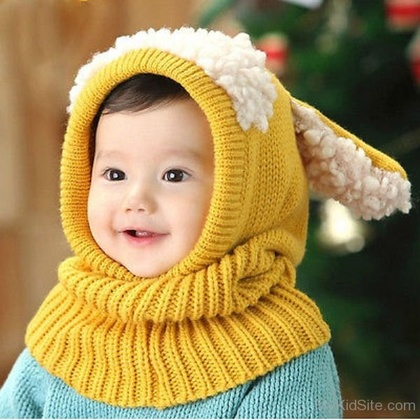
%> input picture Lab Project/child2.jpg, 420 x 420 px, shrunk from 600 x 600 before the run
$ octave equalisation.m   (GNU Octave 9; MATLAB toolbox functions it lacks are replaced by stand-ins)
%> lines starting %> are read from the running program, lines starting %| are printed output that depends on the picture
clear;
clc;

a = imread('child2.jpg');
%> a is the input picture: size 420x420x3 uint8; mean R, G, B 159.6, 137.3, 84

r = size(a,1);
%> r = 420
c = size(a,2);
%> c = 420

ah = uint8(zeros(r,c));
n = r*c;
%> n = 176400

f = zeros(256,1);
pdf = zeros(256,1);
cdf = zeros(256,1);
cum = zeros(256,1);
out = zeros(256,1);

for i=1:r
    for j=1:c
        value = a(i,j);
        f(value+1)=f(value+1)+1;
        pdf(value+1)=f(value+1)/n;
    end
end
%> after the loop, f = 256 values, max 7415 at index 255, min 0 at index 256, mean 689.1; pdf = 256 values, max 0.042 at index 255, min 0 at index 256, mean 0.00391

sum=0;
L = 255;

for i=1:size(f)
    sum = sum+ f(i);
    cum(i)= sum;
    cdf(i)= cum(i)/n;
    out(i)=round(cdf(i)*L);
end
%> this loop made 256 passes
%> sum on passes 1 to 3: 10, 14, 16
%> after the loop, cdf = 256 values from 5.67e-05 to 1; cum = 256 values from 10 to 176400; out = 256 values from 0 to 255; sum = 176400

for i=1:r
    for j=1:c
        ah(i,j)=out(a(i,j)+1);
    end
end
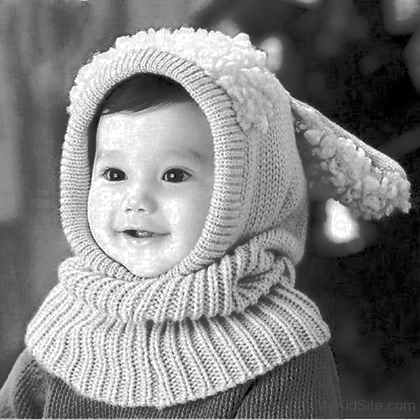
%> ah: size 420x420 uint8; min 0, max 255, mean 128.5


figure(1);
subplot(2,2,1);
imshow(a);
title('Real Image');

subplot(2,2,2);
imhist(a);
title('Histogram');

subplot(2,2,3);
a1 = histeq(a);
imshow(a1);
title('Equalisation');

subplot(2,2,4);
imhist(a1);
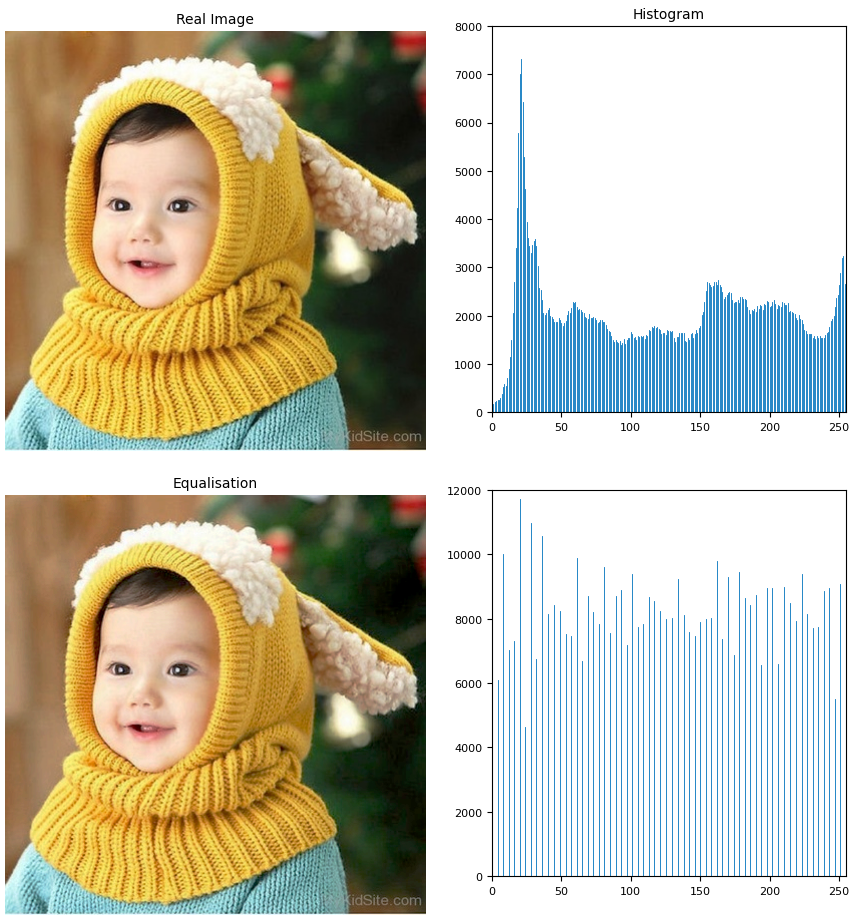
%> figure redrawn from the program's plot data, 4 panels

$ run again, with Lab Project/child1.jpg copied over Lab Project/child2.jpg
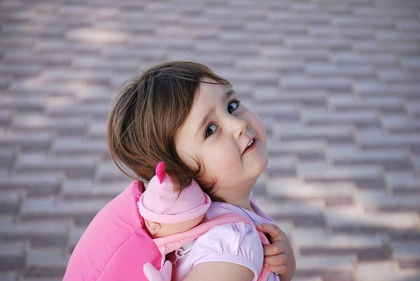
%> input picture Lab Project/child1.jpg, 420 x 281 px, shrunk from 960 x 642 before the run
%> a is the input picture: size 281x420x3 uint8; mean R, G, B 152.7, 137.1, 150.3
%> after the loop `for i=1:r`: f = 256 values, max 1712 at index 150, min 0 at index 4, mean 461; pdf = 256 values, max 0.0145 at index 150, min 0 at index 4, mean 0.00391
%> the loop `for i=1:size(f)` made 256 passes
%> sum on passes 1 to 3: 2, 3, 4
%> after the loop `for i=1:size(f)`: cdf = 256 values from 1.69e-05 to 1; cum = 256 values from 2 to 118020; out = 256 values from 0 to 255; sum = 118020
%> after the loop `for i=1:r`:
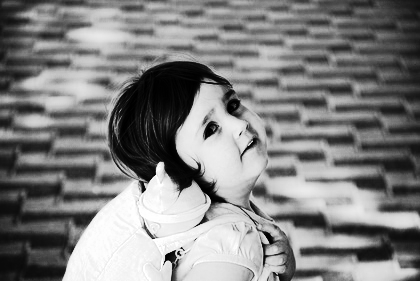
%> ah: size 281x420 uint8; min 0, max 255, mean 128.6
%> `imhist(a1);`:
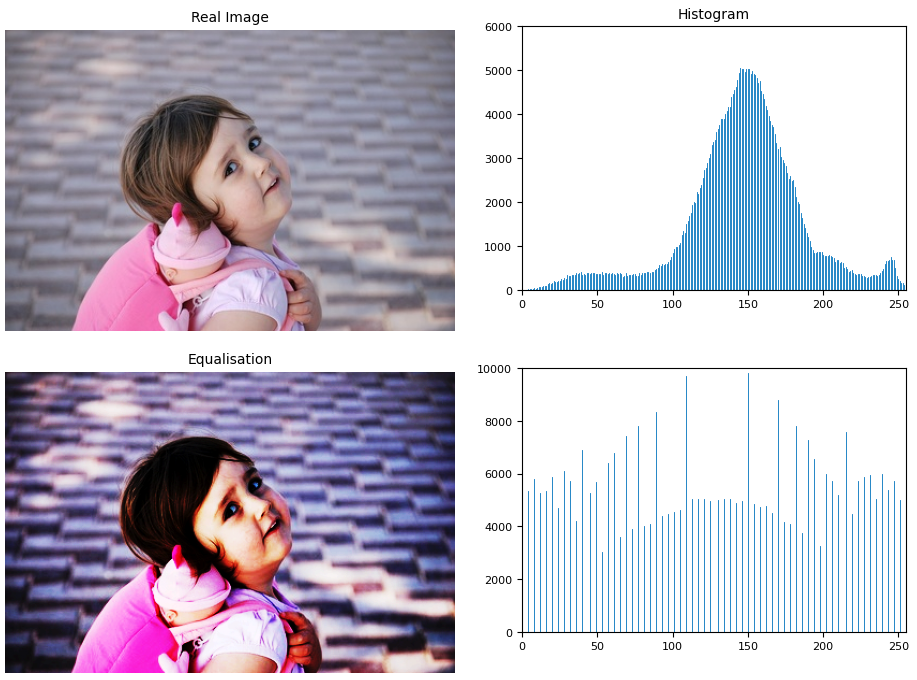
%> figure redrawn from the program's plot data, 4 panels

$ run again, with Lab Project/pic2.jpg copied over Lab Project/child2.jpg
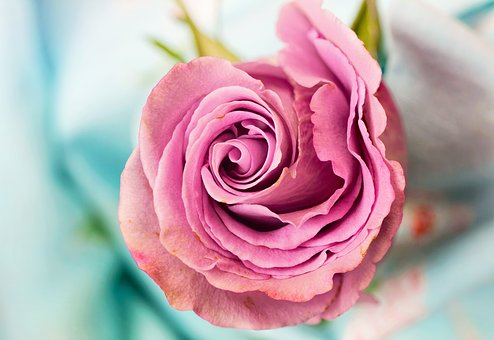
%> input picture Lab Project/pic2.jpg, 494 x 340 px
%> a is the input picture: size 340x494x3 uint8; mean R, G, B 190.2, 163.1, 171.8
%> after the loop `for i=1:r`: f = 256 values, max 6310 at index 255, min 0 at index 256, mean 656.1; pdf = 256 values, max 0.0376 at index 255, min 0 at index 256, mean 0.00391
%> the loop `for i=1:size(f)` made 256 passes
%> sum on passes 1 to 3: 230, 289, 364
%> after the loop `for i=1:size(f)`: cdf = 256 values from 0.00137 to 1; cum = 256 values from 230 to 167960; out = 256 values from 0 to 255; sum = 167960
%> after the loop `for i=1:r`:
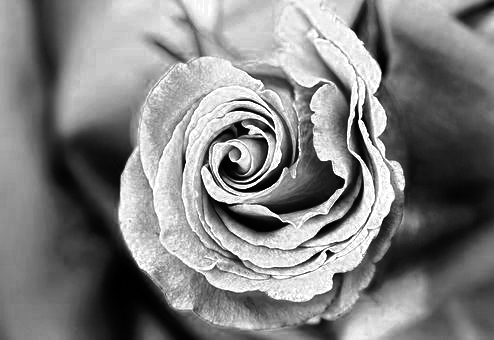
%> ah: size 340x494 uint8; min 0, max 255, mean 128.6
%> `imhist(a1);`:
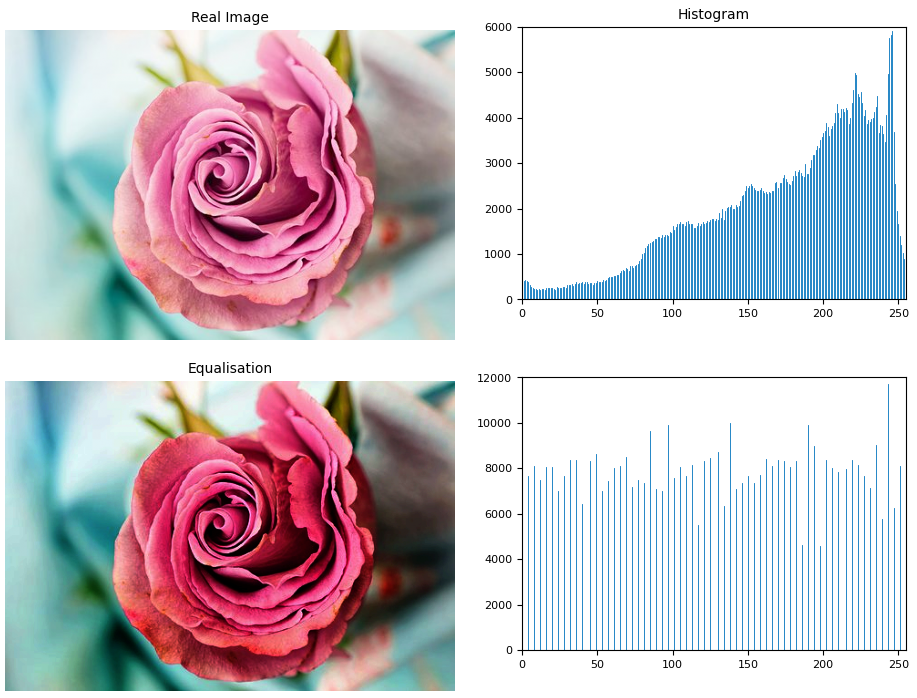
%> figure redrawn from the program's plot data, 4 panels
